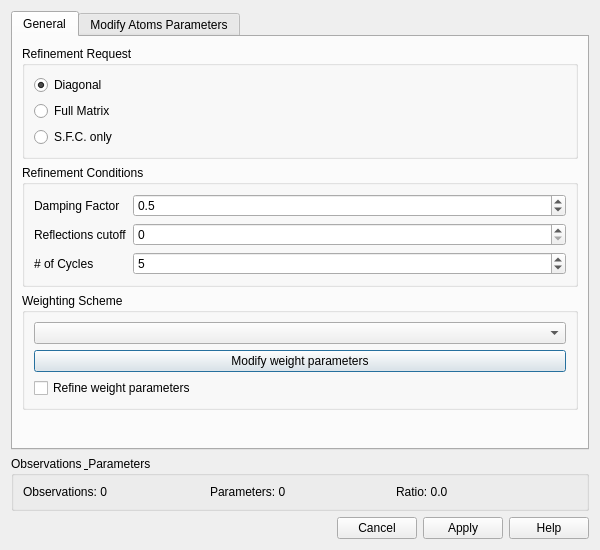
<?xml version="1.0" encoding="UTF-8"?>
<ui version="4.0">
 <class>LSQDialog</class>
 <widget class="QDialog" name="LSQDialog">
  <property name="geometry">
   <rect>
    <x>0</x>
    <y>0</y>
    <width>600</width>
    <height>550</height>
   </rect>
  </property>
  <property name="windowTitle">
   <string>Least Squares Refinement</string>
  </property>
  <layout class="QVBoxLayout" name="verticalLayout">
   <item>
    <widget class="QTabWidget" name="tabWidget">
     <property name="currentIndex">
      <number>0</number>
     </property>
     <widget class="QWidget" name="generalTab">
      <attribute name="title">
       <string>General</string>
      </attribute>
      <layout class="QVBoxLayout" name="verticalLayout_2">
       <item>
        <widget class="QGroupBox" name="refinementRequestGroup">
         <property name="title">
          <string>Refinement Request</string>
         </property>
         <layout class="QVBoxLayout" name="verticalLayout_3">
          <item>
           <widget class="QRadioButton" name="diagonalRadio">
            <property name="text">
             <string>Diagonal</string>
            </property>
            <property name="checked">
             <bool>true</bool>
            </property>
           </widget>
          </item>
          <item>
           <widget class="QRadioButton" name="fullMatrixRadio">
            <property name="text">
             <string>Full Matrix</string>
            </property>
           </widget>
          </item>
          <item>
           <widget class="QRadioButton" name="sfcOnlyRadio">
            <property name="text">
             <string>S.F.C. only</string>
            </property>
           </widget>
          </item>
         </layout>
        </widget>
       </item>
       <item>
        <widget class="QGroupBox" name="refinementConditionsGroup">
         <property name="title">
          <string>Refinement Conditions</string>
         </property>
         <layout class="QFormLayout" name="formLayout">
          <item row="0" column="0">
           <widget class="QLabel" name="dampingFactorLabel">
            <property name="text">
             <string>Damping Factor</string>
            </property>
           </widget>
          </item>
          <item row="0" column="1">
           <widget class="QDoubleSpinBox" name="dampingFactorSpin">
            <property name="decimals">
             <number>1</number>
            </property>
            <property name="minimum">
             <double>0.100000000000000</double>
            </property>
            <property name="maximum">
             <double>1.000000000000000</double>
            </property>
            <property name="singleStep">
             <double>0.100000000000000</double>
            </property>
            <property name="value">
             <double>0.500000000000000</double>
            </property>
           </widget>
          </item>
          <item row="1" column="0">
           <widget class="QLabel" name="reflectionsCutoffLabel">
            <property name="text">
             <string>Reflections cutoff</string>
            </property>
           </widget>
          </item>
          <item row="1" column="1">
           <widget class="QSpinBox" name="reflectionsCutoffSpin">
            <property name="minimum">
             <number>0</number>
            </property>
            <property name="maximum">
             <number>9</number>
            </property>
            <property name="value">
             <number>0</number>
            </property>
           </widget>
          </item>
          <item row="2" column="0">
           <widget class="QLabel" name="cyclesLabel">
            <property name="text">
             <string># of Cycles</string>
            </property>
           </widget>
          </item>
          <item row="2" column="1">
           <widget class="QSpinBox" name="cyclesSpin">
            <property name="minimum">
             <number>0</number>
            </property>
            <property name="maximum">
             <number>100</number>
            </property>
            <property name="value">
             <number>5</number>
            </property>
           </widget>
          </item>
         </layout>
        </widget>
       </item>
       <item>
        <widget class="QGroupBox" name="weightingSchemeGroup">
         <property name="title">
          <string>Weighting Scheme</string>
         </property>
         <layout class="QVBoxLayout" name="verticalLayout_4">
          <item>
           <widget class="QComboBox" name="weightingSchemeCombo"/>
          </item>
          <item>
           <widget class="QPushButton" name="modifyWeightButton">
            <property name="text">
             <string>Modify weight parameters</string>
            </property>
           </widget>
          </item>
          <item>
           <widget class="QCheckBox" name="refineWeightCheck">
            <property name="text">
             <string>Refine weight parameters</string>
            </property>
           </widget>
          </item>
         </layout>
        </widget>
       </item>
       <item>
        <spacer name="verticalSpacer">
         <property name="orientation">
          <enum>Qt::Vertical</enum>
         </property>
         <property name="sizeHint" stdset="0">
          <size>
           <width>20</width>
           <height>40</height>
          </size>
         </property>
        </spacer>
       </item>
      </layout>
     </widget>
     <widget class="QWidget" name="modifyAtomsTab">
      <attribute name="title">
       <string>Modify Atoms Parameters</string>
      </attribute>
      <layout class="QVBoxLayout" name="verticalLayout_5">
       <item>
        <widget class="QTableWidget" name="atomsTable">
         <property name="sortingEnabled">
          <bool>true</bool>
         </property>
         <property name="columnCount">
          <number>5</number>
         </property>
         <attribute name="horizontalHeaderStretchLastSection">
          <bool>false</bool>
         </attribute>
         <column>
          <property name="text">
           <string>Atom</string>
          </property>
         </column>
         <column>
          <property name="text">
           <string>Fix XYZ</string>
          </property>
         </column>
         <column>
          <property name="text">
           <string>Fix B</string>
          </property>
         </column>
         <column>
          <property name="text">
           <string>Fix Occ.</string>
          </property>
         </column>
         <column>
          <property name="text">
           <string>Set Isotropic</string>
          </property>
         </column>
        </widget>
       </item>
      </layout>
     </widget>
    </widget>
   </item>
   <item>
    <widget class="QGroupBox" name="observationsParametersGroup">
     <property name="title">
      <string>Observations &amp; Parameters</string>
     </property>
     <layout class="QHBoxLayout" name="horizontalLayout">
      <item>
       <widget class="QLabel" name="observationsLabel">
        <property name="text">
         <string>Observations: 0</string>
        </property>
       </widget>
      </item>
      <item>
       <widget class="QLabel" name="parametersLabel">
        <property name="text">
         <string>Parameters: 0</string>
        </property>
       </widget>
      </item>
      <item>
       <widget class="QLabel" name="ratioLabel">
        <property name="text">
         <string>Ratio: 0.0</string>
        </property>
       </widget>
      </item>
     </layout>
    </widget>
   </item>
   <item>
    <widget class="QDialogButtonBox" name="buttonBox">
     <property name="standardButtons">
      <set>QDialogButtonBox::Apply|QDialogButtonBox::Cancel|QDialogButtonBox::Help</set>
     </property>
    </widget>
   </item>
  </layout>
 </widget>
 <resources/>
 <connections>
  <connection>
   <sender>buttonBox</sender>
   <signal>rejected()</signal>
   <receiver>LSQDialog</receiver>
   <slot>reject()</slot>
   <hints>
    <hint type="sourcelabel">
     <x>299</x>
     <y>519</y>
    </hint>
    <hint type="destinationlabel">
     <x>299</x>
     <y>274</y>
    </hint>
   </hints>
  </connection>
 </connections>
</ui>
